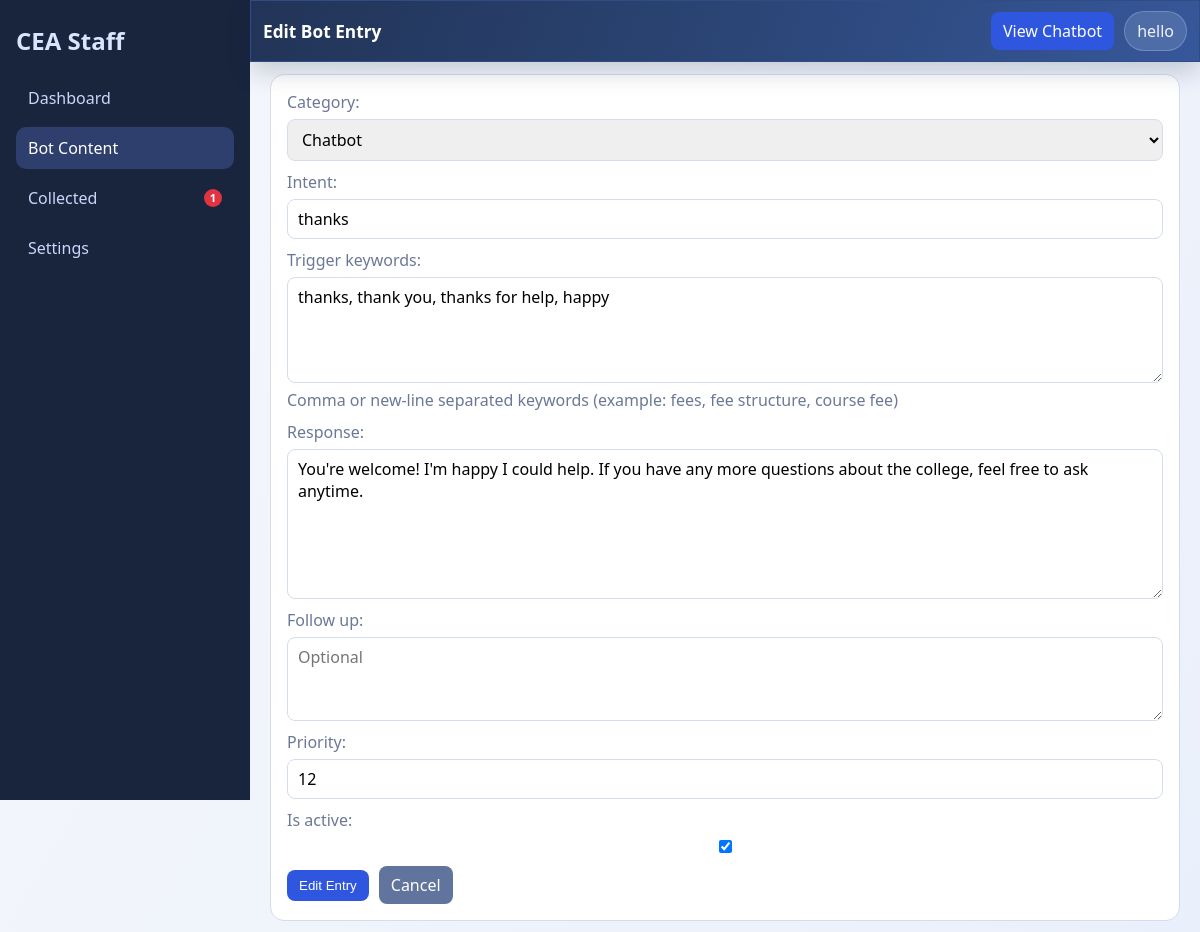
Screenshot of /staff/bot-content/11/edit/ (signed in) with the database file from the repository.
### public/models.py (models this page shows, shortened)
class ChatbotEntry(models.Model):
    CATEGORY_CHATBOT = "chatbot"
    CATEGORY_COLLEGE = "college"
    CATEGORY_CHOICES = (
        (CATEGORY_CHATBOT, "Chatbot"),
        (CATEGORY_COLLEGE, "College"),
    )
    category = models.CharField(max_length=20, choices=CATEGORY_CHOICES, default=CATEGORY_COLLEGE)
    intent = models.CharField(max_length=80)
    trigger_keywords = models.TextField(
        help_text="Comma or new-line separated keywords (example: fees, fee structure, course fee)"
    )
    response = models.TextField()
    follow_up = models.TextField(blank=True)
    phone_number = models.CharField(max_length=30, blank=True)
    whatsapp_number = models.CharField(max_length=30, blank=True)
    email_address = models.EmailField(blank=True)
    priority = models.PositiveIntegerField(default=100)
    is_active = models.BooleanField(default=True)
    updated_at = models.DateTimeField(auto_now=True)
    class Meta:
        ordering = ["category", "priority", "intent", "id"]

### staffpanel/views.py (the view)
# urls.py: path("bot-content/<int:entry_id>/edit/", views.bot_entry_edit, name="bot_entry_edit"),
@login_required
@user_passes_test(_is_staff_user)
def bot_entry_edit(request, entry_id):
    entry = get_object_or_404(ChatbotEntry, id=entry_id)
    if request.method == "POST":
        form = ChatbotEntryForm(request.POST, instance=entry)
        if form.is_valid():
            form.save()
            return redirect("staffpanel:bot_content")
    else:
        form = ChatbotEntryForm(instance=entry)
    focus = request.GET.get("focus", "").strip()
    return render(
        request,
        "staffpanel/bot_entry_form.html",
        {"form": form, "mode": "Edit", "entry": entry, "focus": focus},
    )

### staffpanel/context_processors.py (called while the page is built)
def pending_collected_context(request):
    if not request.user.is_authenticated:
        return {"pending_collected_count": 0}
    if not (request.user.is_staff or request.user.is_superuser):
        return {"pending_collected_count": 0}
    count = CollectedMessage.objects.filter(is_processed=False).count()
    return {"pending_collected_count": count}

### staffpanel/views.py (called while the page is built)
def _is_staff_user(user):
    return user.is_authenticated and (user.is_staff or user.is_superuser)

### staffpanel/templates/staffpanel/bot_entry_form.html (shortened to what this page needs)
{% extends 'staffpanel/base.html' %}
{% block page_title %}{{ mode }} Bot Entry{% endblock %}
{% block content %}
<section class="panel-card full">
    <form method="post" class="entry-form">
        {{ form.as_p }}
        <div class="form-actions">
            <button type="submit">{{ mode }} Entry</button>
            <a class="btn-link secondary-btn" href="{% url 'staffpanel:bot_content' %}">Cancel</a>
        </div>
    </form>
</section>
{% endblock %}

### templates/staffpanel/base.html (shortened to what this page needs)
{% load static %}
<!DOCTYPE html>
<html lang="en">
<head>
    <link rel="stylesheet" href="{% static 'staffpanel/css/staffpanel.css' %}?v=20260306u">
</head>
<body>
<div class="staff-shell">
    <aside class="side-nav">
        <h2>CEA Staff</h2>
        <nav>
            <a href="{% url 'staffpanel:dashboard' %}" class="{% if request.resolver_match.url_name == 'dashboard' %}active{% endif %}">Dashboard</a>
            <a href="{% url 'staffpanel:bot_content' %}" class="{% if request.resolver_match.url_name == 'bot_content' or request.resolver_match.url_name == 'bot_entry_create' or request.resolver_match.url_name == 'bot_entry_edit' or request.resolver_match.url_name == 'bot_entry_delete' or request.resolver_match.url_name == 'bot_entry_toggle' %}active{% endif %}">Bot Content</a>
            <a href="{% url 'staffpanel:collected' %}" class="">
                Collected
                {% if pending_collected_count > 0 %}<span class="nav-dot" aria-label="Pending collected">{{ pending_collected_count }}</span>{% endif %}
            </a>
            <a href="{% url 'staffpanel:settings' %}" class="{% if request.resolver_match.url_name == 'settings' %}active{% endif %}">Settings</a>
        </nav>
    </aside>
    <main class="content-area">
        <header class="top-bar">
            <h1>{% block page_title %}Staff Panel{% endblock %}</h1>
            <div class="top-actions">
                <a class="btn-link" href="/" target="_blank" rel="noopener">View Chatbot</a>
                <div class="user-chip">{{ request.user.username }}</div>
            </div>
        </header>
        {% block content %}{% endblock %}
    </main>
</div>
</body>
</html>

### staffpanel/static/staffpanel/css/staffpanel.css (style rules this page uses)
:root { --bg: #f2f5fa; --surface: #ffffff; --panel: #e9eef8; --line: #d3ddee; --text: #1f2a40; --muted: #6b7896; --primary: #2f56df; --primary-2: #2443b0; }
* { box-sizing: border-box; }
body { margin: 0; font-family: "Segoe UI", Tahoma, Geneva, Verdana, sans-serif; color: var(--text); background: linear-gradient(120deg, #f5f7fb, #eaf0fb); overflow-x: hidden; }
.staff-shell { display: grid; grid-template-columns: 250px 1fr; min-height: 100vh; }
.side-nav { background: #19243d; color: #d9e4ff; padding: 24px 16px; position: sticky; top: 0; height: 100vh; overflow-y: auto; }
.side-nav h2 { margin: 0 0 20px; }
.side-nav nav { display: grid; gap: 8px; }
.side-nav a { color: #cad7fb; text-decoration: none; padding: 10px 12px; border-radius: 10px; display: flex; align-items: center; justify-content: space-between; gap: 8px; }
.nav-dot { min-width: 18px; height: 18px; border-radius: 999px; display: inline-flex; align-items: center; justify-content: center; padding: 0 5px; background: #e23343; color: #fff; font-size: 0.7rem; font-weight: 700; line-height: 1; }
.side-nav a.active, .side-nav a:hover { background: rgba(111, 144, 250, 0.25); color: #fff; }
.content-area { padding: 0 20px 20px; min-width: 0; }
.top-bar { display: flex; justify-content: space-between; align-items: center; gap: 16px; background: linear-gradient(110deg, #223457, #2a4372 46%, #36579a); color: #eef3ff; border: 1px solid #2f4d84; border-radius: 0; padding: 10px 12px; margin: 0 -20px 12px; position: sticky; top: 0; z-index: 20; box-shadow: 0 10px 24px rgba(24, 39, 73, 0.2); }
.top-actions { display: flex; align-items: center; gap: 10px; }
.top-bar h1 { margin: 0; font-size: 1.08rem; color: #fff; }
.user-chip { background: rgba(213, 226, 255, 0.16); border: 1px solid rgba(200, 218, 255, 0.28); padding: 8px 12px; border-radius: 999px; color: #eef3ff; }
.stat-card, .panel-card { background: var(--surface); border: 1px solid var(--line); border-radius: 14px; padding: 16px; }
.panel-card p { color: var(--muted); margin: 0 0 14px; }
.panel-card button { border: 0; background: var(--primary); color: #fff; border-radius: 10px; padding: 8px 12px; }
.panel-card.full { margin-top: 6px; max-width: 100%; }
.search-form button, .btn-link, .form-actions button { display: inline-block; border: 0; background: var(--primary); color: #fff; border-radius: 8px; padding: 8px 12px; text-decoration: none; cursor: pointer; }
.entry-form p { display: grid; gap: 6px; margin: 0 0 10px; }
.entry-form input, .entry-form textarea, .entry-form select { border: 1px solid var(--line); border-radius: 8px; padding: 8px 10px; font: inherit; }
.entry-form textarea { resize: vertical; }
.form-actions { display: flex; align-items: center; gap: 10px; margin-top: 10px; }
.form-actions a { color: #fff; text-decoration: none; }
.secondary-btn { background: #61749e !important; }

### rows the page displays
ChatbotEntry: category "Chatbot", intent "thanks", trigger_keywords "thanks, thank you, thanks for help, happy", response "You're welcome! I'm happy I could help. If you have any more questions about the college, feel free to ask anytime.", priority "12", is_active "☑"

### other values shown
{{ pending_collected_count }} "1"
{{ mode }} "Edit"
{{ request.user.username }} "hello"
